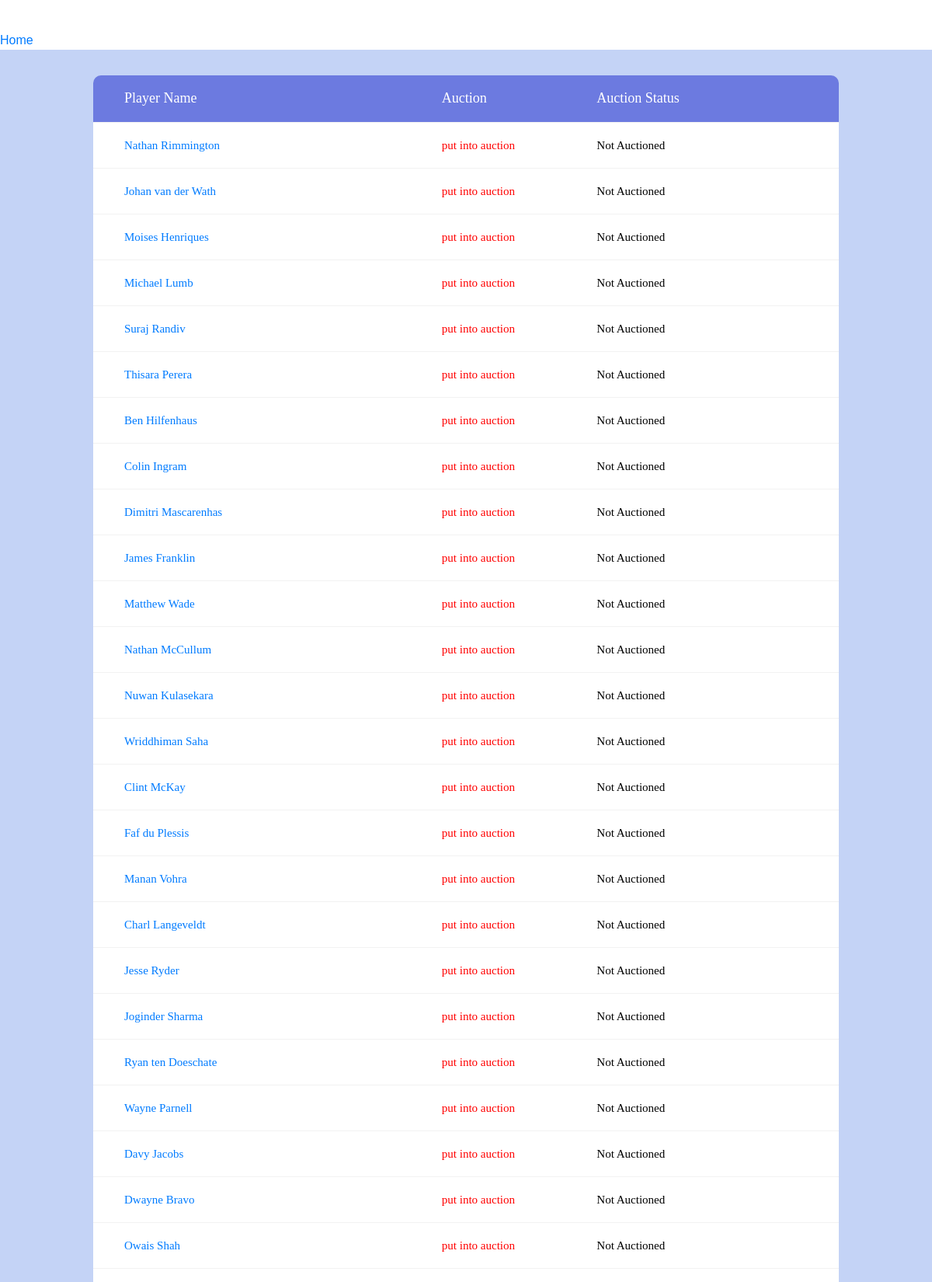
Page /players/auction_players/start_player_auction.php?message=1 (upper part) on the committed database.
### tables this page shows
CREATE TABLE `players` (
  `Player_Id` int(11) NOT NULL AUTO_INCREMENT,
  `Country` varchar(50) DEFAULT NULL,
  `Name` varchar(50) DEFAULT NULL,
  `Base_Price_Inlakh` int(11) DEFAULT '30',
  `matches` int(11) DEFAULT NULL,
  `Innings_Played` int(11) DEFAULT NULL,
  `Runs` int(11) DEFAULT NULL,
  `Highest_Score` int(11) DEFAULT NULL,
  `100s` int(11) DEFAULT NULL,
  `50s` int(11) DEFAULT NULL,
  `Bowling_econ` double DEFAULT NULL,
  `Auction_Flag` int(11) DEFAULT '0',
  `Sold_Flag` int(11) DEFAULT '0',
  `bowling_style` varchar(20) DEFAULT 'fast',
  `Is_Batsmen` int(11) DEFAULT '1',
  `Is_Bowler` int(11) DEFAULT '1',
  `price` int(11) DEFAULT '0',
  `Team_Id_Fk` int(11) DEFAULT NULL,
  PRIMARY KEY (`Player_Id`),
  KEY `playerforeign` (`Team_Id_Fk`),
  CONSTRAINT `playerforeign` FOREIGN KEY (`Team_Id_Fk`) REFERENCES `team` (`team_id`) ON DELETE SET NULL
);

### players/auction_players/start_player_auction.php (the view, shortened to what this page needs)
<!DOCTYPE html>
<html lang="en">
<head>
	<link rel="stylesheet" type="text/css" href="vendor/bootstrap/css/bootstrap.min.css">
	<link rel="stylesheet" type="text/css" href="fonts/font-awesome-4.7.0/css/font-awesome.min.css">
	<link rel="stylesheet" type="text/css" href="vendor/animate/animate.css">
	<link rel="stylesheet" type="text/css" href="vendor/select2/select2.min.css">
	<link rel="stylesheet" type="text/css" href="vendor/perfect-scrollbar/perfect-scrollbar.css">
	<link rel="stylesheet" type="text/css" href="css/util.css">
	<link rel="stylesheet" type="text/css" href="css/main.css">
</head>
<body>
	<div class="main">
	<div class="limiter">
	<div class="top-nav">
    					<span class="menu"> <img src="/project/images/icon.png" alt=""/></span>
    				<ul class="res">
    					<li><a href="/project/Admin/index.php">Home</a></li>
    				</ul>
    			 </div>
		<div class="container-table100">
			<div class="wrap-table100">
					<div class="table">
						<div class="row header">
							<div class="cell">
							    Player Name
							</div>
							<div class="cell">
							    Auction
							</div>
							<div class="cell">
								Auction Status
							</div>
						</div>
  <?php
      $conn=mysqli_connect("localhost","root","newrootpassword","cricket");
      $sql="SELECT Player_Id,Name,sold_Flag,Auction_Flag from Players";
	  $result= $conn-> query($sql);
	  while($row = $result-> fetch_assoc())
	  {
	  if($result-> num_rows > 0)
		{     if($row["Auction_Flag"]=="0")
			 {?>
           <div class="row">
		       <div class="cell" data-title="Player Name">
			       <a href="/project/player_profile/player.php?id=<?php echo $row["Player_Id"];?>"><?php echo $row["Name"];?></a>
			   </div>
			   <div class="cell" data-title="Auction">
			       <a href="start.php?id=<?php echo $row["Player_Id"];?>">
				   <font color="red">put into auction</font>
				   </a>
			   </div>
	           <div class="cell" data-title="Auction Status">
			       <font color="black"> Not Auctioned</font>
			   </div>
			</div>
			<?php
	         }
		}
	  else
	  {
		echo "no result";
	  }
	  }
 ?>
 					</div>
			</div>
		</div>
	</div>
</body>
</html>

### players/auction_players/css/main.css (style rules this page uses)
* { margin: 0px; padding: 0px; box-sizing: border-box; }
body, html { height: 100%; font-family: sans-serif; }
a { margin: 0px; transition: all 0.4s; -webkit-transition: all 0.4s; -o-transition: all 0.4s; -moz-transition: all 0.4s; }
ul, li { margin: 0px; list-style-type: none; }
.limiter { width: 100%; margin: 0 auto; }
.container-table100 { width: 100%; min-height: 100vh; background: #c4d3f6; display: -webkit-box; display: -webkit-flex; display: -moz-box; display: -ms-flexbox; display: flex; align-items: center; justify-content: center; flex-wrap: wrap; padding: 33px 30px; }
.wrap-table100 { width: 960px; border-radius: 10px; overflow: hidden; }
.table { width: 100%; display: table; margin: 0; }
.row { display: table-row; background: #fff; }
.row.header { color: #ffffff; background: #6c7ae0; }
.cell { display: table-cell; }
.row .cell { font-family: Poppins-Regular; font-size: 15px; color: #666666; line-height: 1.2; font-weight: unset !important; padding-top: 20px; padding-bottom: 20px; border-bottom: 1px solid #f2f2f2; }
.row.header .cell { font-family: Poppins-Regular; font-size: 18px; color: #fff; line-height: 1.2; font-weight: unset !important; padding-top: 19px; padding-bottom: 19px; }
.row .cell:nth-child(1) { width: 360px; padding-left: 40px; }
.row .cell:nth-child(2) { width: 160px; }
.row .cell:nth-child(3) { width: 250px; }
.table, .row { width: 100% !important; }

### rows in the picture
players: Name "Nathan Rimmington"
players: Name "Johan van der Wath"
players: Name "Moises Henriques"
players: Name "Michael Lumb"
players: Name "Suraj Randiv"
players: Name "Thisara Perera"
players: Name "Ben Hilfenhaus"
players: Name "Colin Ingram"
players: Name "Dimitri Mascarenhas"
players: Name "James Franklin"
players: Name "Matthew Wade"
players: Name "Nathan McCullum"
players: Name "Nuwan Kulasekara"
players: Name "Wriddhiman Saha"
players: Name "Clint McKay"
players: Name "Faf du Plessis"
players: Name "Manan Vohra"
players: Name "Charl Langeveldt"
players: Name "Jesse Ryder"
players: Name "Joginder Sharma"
players: Name "Ryan ten Doeschate"
players: Name "Wayne Parnell"
players: Name "Davy Jacobs"
players: Name "Dwayne Bravo"
players: Name "Owais Shah"
